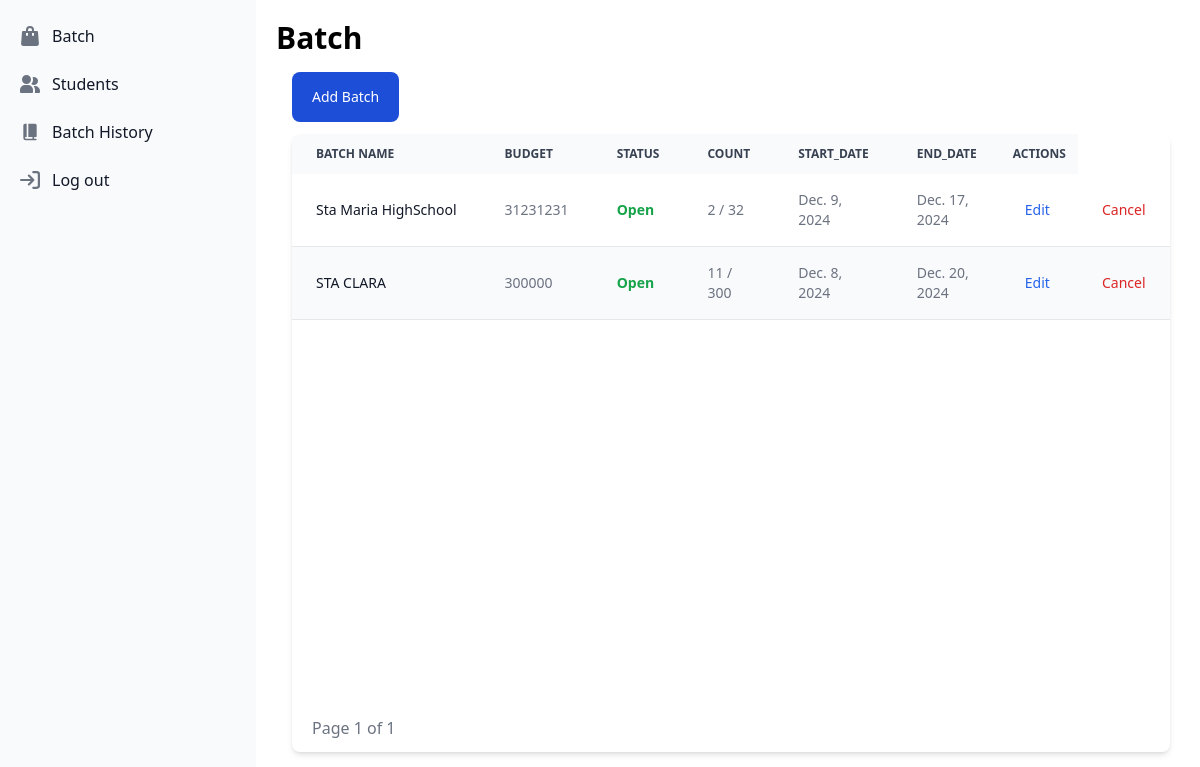
/batch/ (signed in), run on an earlier commit of the app's database.
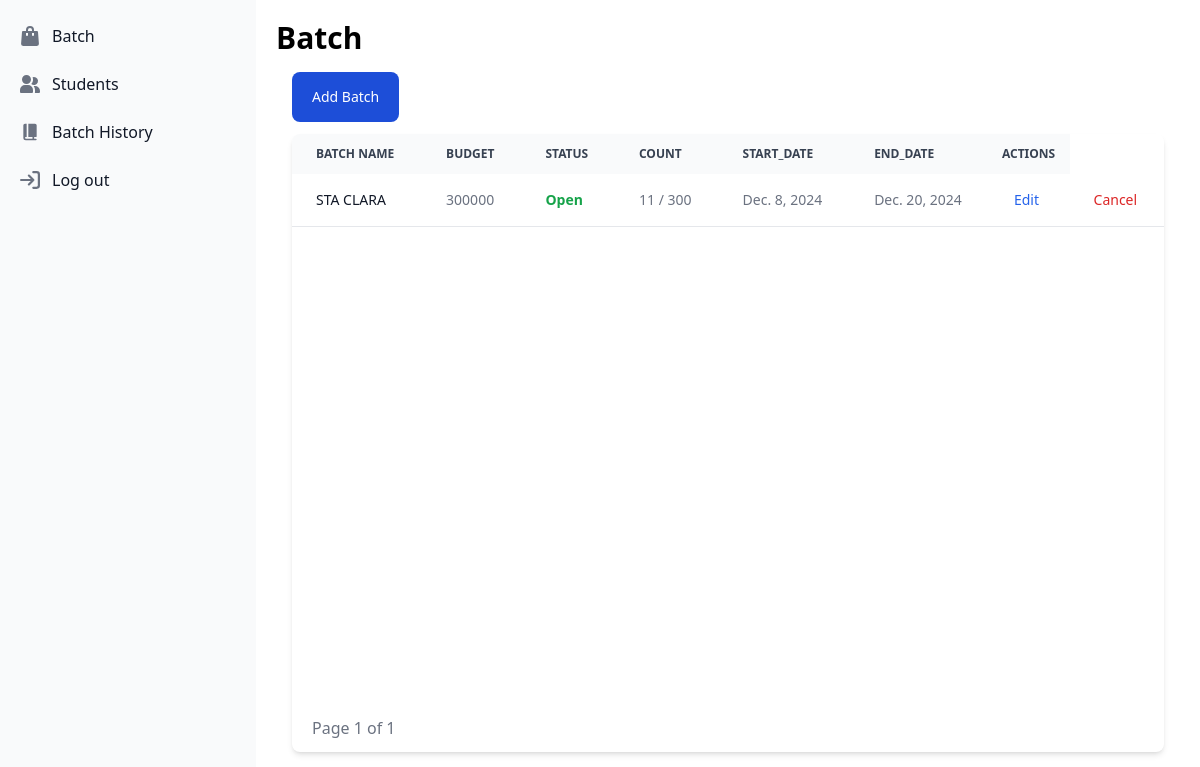
And on a later commit of the database.
### EducationalAssistance/models.py (models this page shows, shortened)
class Batch(models.Model):
    batch_id = models.AutoField(primary_key=True)
    batch_name = models.CharField(max_length=255)
    start_date = models.DateField()
    end_date = models.DateField()
    status = models.CharField(max_length=255, choices=StatusChoices.choices, default=StatusChoices.Open)
    budget = models.IntegerField()
    limit = models.IntegerField()
    current_count = models.IntegerField(default=0)
    created_by = models.ForeignKey(User, on_delete=models.CASCADE, related_name="batches")

### Batch/views.py (the view)
# urls.py: path('', views.Batches, name='batch'),
@login_required
def Batches(request):
    user = request.user
    batches = Batch.objects.filter(status=StatusChoices.Open, created_by=user).order_by('end_date')
    page = request.GET.get('page', 1)
    paginator = Paginator(batches, 10)
    try:
        batches = paginator.page(page)
    except PageNotAnInteger:
        batches = paginator.page(1)
    except EmptyPage:
        batches = paginator.page(paginator.num_pages)
    return render(request, 'batch/Batches.html', {'batches': batches })

### templates/batch/Batches.html (shortened to what the changed rows need)
{% extends 'index.html' %}
{% load static %}
{% block content %}
    <div class="container p-5">
        <div class="flex w-full justify-start">
            <h1 class="font-bold text-xl md:text-3xl">
                Batch
            </h1>
        </div>
        <div class="p-4">
        <div class="relative overflow-x-auto shadow-md sm:rounded-lg">
            <div class="min-h-[570px]">
                <table class="w-full text-sm text-left rtl:text-right text-gray-500 dark:text-gray-400">
                    <thead class="text-xs text-gray-700 uppercase bg-gray-50 dark:bg-gray-700 dark:text-gray-400">
                        <tr>
                            <th scope="col" class="px-6 py-3">
                                Batch name
                            </th>
                            <th scope="col" class="px-6 py-3">
                                budget
                            </th>
                            <th scope="col" class="px-6 py-3">
                                status
                            </th>
                            <th scope="col" class="px-6 py-3">
                                count
                            </th>
                            <th scope="col" class="px-6 py-3">
                                start_date
                            </th>
                            <th scope="col" class="px-6 py-3">
                                end_date
                            </th>
                            <th scope="col" class="px-3 py-3">
                                Actions
                            </th>
                        </tr>
                    </thead>
                    <tbody>
                        {% for batch in batches %}
                            <tr onclick="viewBatchRedirect('{{batch.batch_id}}')" class="h-[52.5px] hover:bg-blue-100 odd:bg-white odd:dark:bg-gray-900 even:bg-gray-50 even:dark:bg-gray-800 border-b dark:border-gray-700">
                                <th scope="row" class="px-6 py-4 font-medium text-gray-900 whitespace-nowrap dark:text-white">
                                    {{ batch.batch_name }}
                                </th>
                                <td class="px-6 py-4">
                                    {{ batch.budget }}
                                </td>
                                <td class="px-6 py-4 font-semibold {% if batch.status == 'Open' %} text-green-600 {% else %} text-red-600 {% endif %}">
                                    {{ batch.status }}
                                </td>
                                <td class="px-6 py-4">
                                    {{ batch.current_count }} / {{ batch.limit }}
                                </td>
                                <td class="px-6 py-4">
                                    {{ batch.start_date }}
                                </td>
                                <td class="px-6 py-4">
                                    {{ batch.end_date }}
                                </td>
                                <td class="px-6 py-4">
                                    <a href="update/{{batch.batch_id}}" class="font-medium text-blue-600 dark:text-blue-500 hover:underline">Edit</a>
                                </td>
                                <td class="px-6 py-4">
                                    <a href="cancel/{{batch.batch_id}}" class="font-medium text-red-600 dark:text-red-500 hover:underline">Cancel</a>
                                </td>
                            </tr>
                        {% endfor %}
                    </tbody>
                </table>
            </div>
        </div>
        </div>
    </div>
{% endblock %}

What changed in the data, as far as the page shows it:
no longer on this page (row edited): Batch: batch_name "Sta Maria HighSchool", budget "31231231", status "Open", current_count "2", limit "32", start_date "Dec. 9, 2024", end_date "Dec. 17, 2024"
